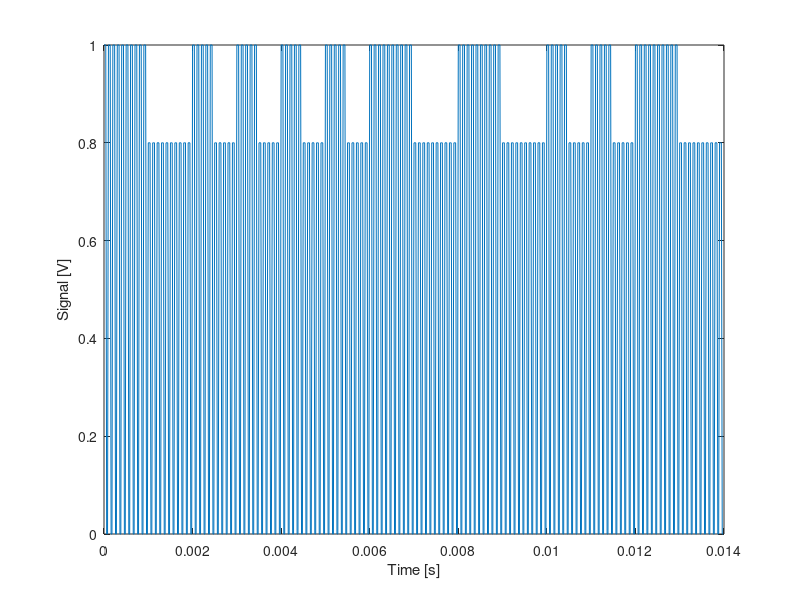
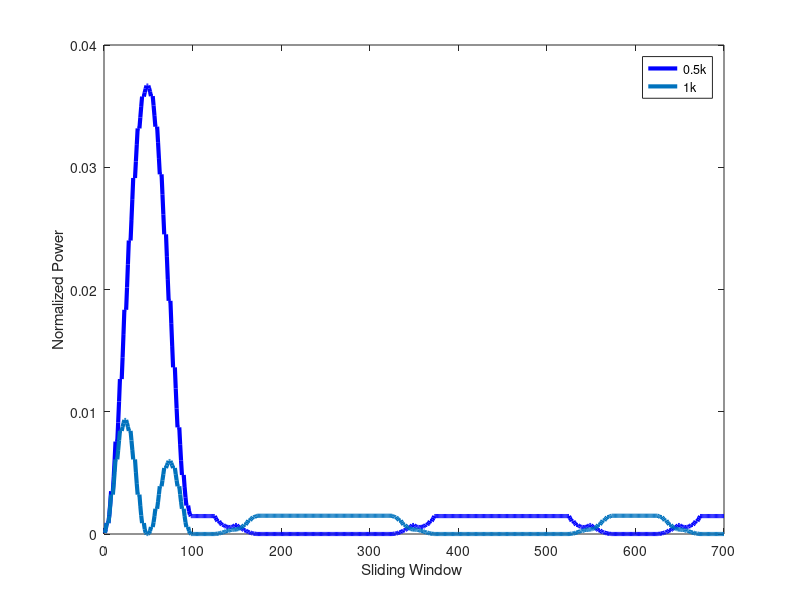

The MATLAB script that drew these images, in order:
%Simulator: simution of using fft for decoding ook signal under different frequencies

close all;
clearvars;
clear;

fs = 5*1e4;  % samplong rate

f1 = 1*1e4; % 10k
f3 = 500; % frequecy 1 for fsk
f4 = 1000;% frequecy 2 for fsk

t0 = 0:1/fs:0.0005-1/fs;
v1 = (square(2*pi*t0*f1)+1)/2; % 1  ook   needs to be 0.0005 s
v2 = 0.8*((square(2*pi*t0*f1)+1)/2); % 0  ook  0.0005 s


% v3 = [v1,v1,v1,v1,v1,v1,v1,v1,v1,v1,v2,v2,v2,v2,v2,v2,v2,v2,v2,v2]; %fsk 500  0
% v4 = [v1,v2,v1,v2,v1,v2,v1,v2,v1,v2,v1,v2,v1,v2,v1,v2,v1,v2,v1,v2,]; %fsk 5k   1


v3 = [v1,v1,v2,v2]; %fsk 500  0
v4 = [v1,v2,v1,v2]; %fsk 1k   1

% dv1 = [diff(v1),1];
% dv2 = [diff(v2),1];
% dv3 = [diff(v3),1];

v = [v3,v4,v4,v3,v3,v4,v3]; % 0110010
% dv = diff(v);
% dv = [dv,1];
% x = v;
t = 0:1/fs:0.0005*length(v)/length(v1)-1/fs;
x = v;
% t = t(2:end);

figure(1)
plot(t, x);
xlabel("Time [s]")
ylabel("Signal [V]")



n = 100;  % number of FFT.  determines the  f-resolution = fs/n  we want it to be 500 at least

a = buffer(x,n,n-1); % overlap . padding in the beginning but not the end

i = 1;
y_want = [];
coe = [];

while i < length(a(1,:))+1

%     R = corrcoef(a(:,i), dv3');
    Y = fft(a(:,i), n);
    P = abs(Y/n).^2;
    P1= P(1:n/2+1);
    y_want = [y_want; P1(2), P1(3)];
    i = i +1;
end

f_plot = fs*(0:(n/2))/n;




figure(2)
plot(f_plot, P1);
xlabel("Frequecies ")
ylabel("Normalized Power")

plot(1:length(y_want), y_want(:,1), 'b', 'LineWidth',3);
hold on
plot(1:length(y_want), y_want(:,2), 'LineWidth',3);
hold off
% plot(1:length(y_want), y_want(:,3), 'r', 'LineWidth',3);
% hold off;

% legend('200', '400', '500');
legend('0.5k', '1k');
xlabel("Sliding Window ");
ylabel("Normalized Power");

